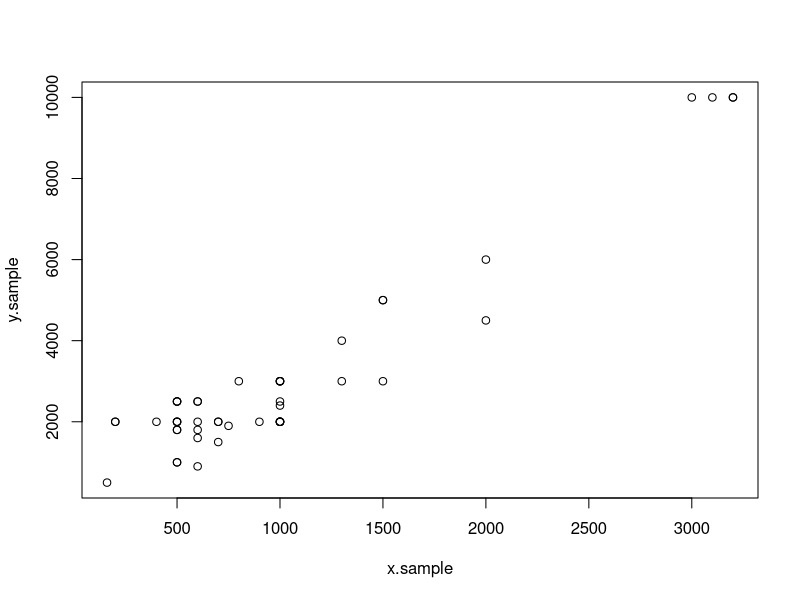

Here is the R script that generated this plot:
# SRS -ratio estimation & regression estimation
library("readxl")
N <- 5996
consumption <- read_excel("consumptionUBC.xlsx")

# clean data
consumption$`Expenses(month)` <- as.numeric(consumption$`Expenses(month)`)
consumption$`Housing(month)` <- as.numeric(consumption$`Housing(month)` )
consumption$`Diet(month)` <- as.numeric(consumption$`Diet(month)`)
consumption$`Hobby(month)` <- as.numeric(consumption$`Hobby(month)`)
consumption$`dailyNecessities(month)` <- as.numeric(
  consumption$`dailyNecessities(month)`)
consumption$`LearningMaterials(term)` <- as.numeric(
  consumption$`LearningMaterials(term)`)
consumption <- na.omit(consumption)
y.sample <- consumption$`Expenses(month)`
n <- length(y.sample)

# choose auxiliary variable
cor(consumption$`Housing(month)`, y.sample) # 0.1739406 
cor(consumption$`Diet(month)`, y.sample) # 0.9502347, strong
cor(consumption$`Hobby(month)`, y.sample) # 0.437956
cor(consumption$`dailyNecessities(month)`, y.sample) # 0.6286485
cor(consumption$`LearningMaterials(term)` / 3, y.sample) # 0.4711414
x.sample <- consumption$`Diet(month)`
plot(x.sample, y.sample)
xbar.pop <- 5541 / 6 # cost on diet is $5541 per year (2 terms & 6 months)

# ratio estimation
ybar.srs <- mean(y.sample)
xbar.srs <- mean(x.sample)
ybar.ratio <- (ybar.srs / xbar.srs) * xbar.pop
e.ratio <- y.sample - (ybar.srs / xbar.srs) * x.sample
s.e.sq <- 1 / (n-1) * sum(e.ratio^2)
se.ratio <- sqrt((1 - n/N) * (s.e.sq / n))
srs.ratio <- c(ybar.ratio, se.ratio)
CI.srs.ratio <- ybar.ratio + 1.96 * c(-se.ratio, se.ratio) 

# regression estimation
lm.regression <- lm(y.sample~x.sample)
summary(lm.regression) # slope(b1.hat): 2.9457, intercept(b0.hat): 67.0118
ybar.regression <- 2.9457 * xbar.pop + 67.0118
e.regression <- resid(lm.regression)
se.regression <- sqrt((1 - n/N)*(var(e.regression) / n))
srs.regression <- c(ybar.regression, se.regression)
CI.srs.regression <- ybar.regression + 1.96 * c(-se.regression, se.regression) 

# result
srs.ratio
CI.srs.ratio
srs.regression
CI.srs.regression
 
